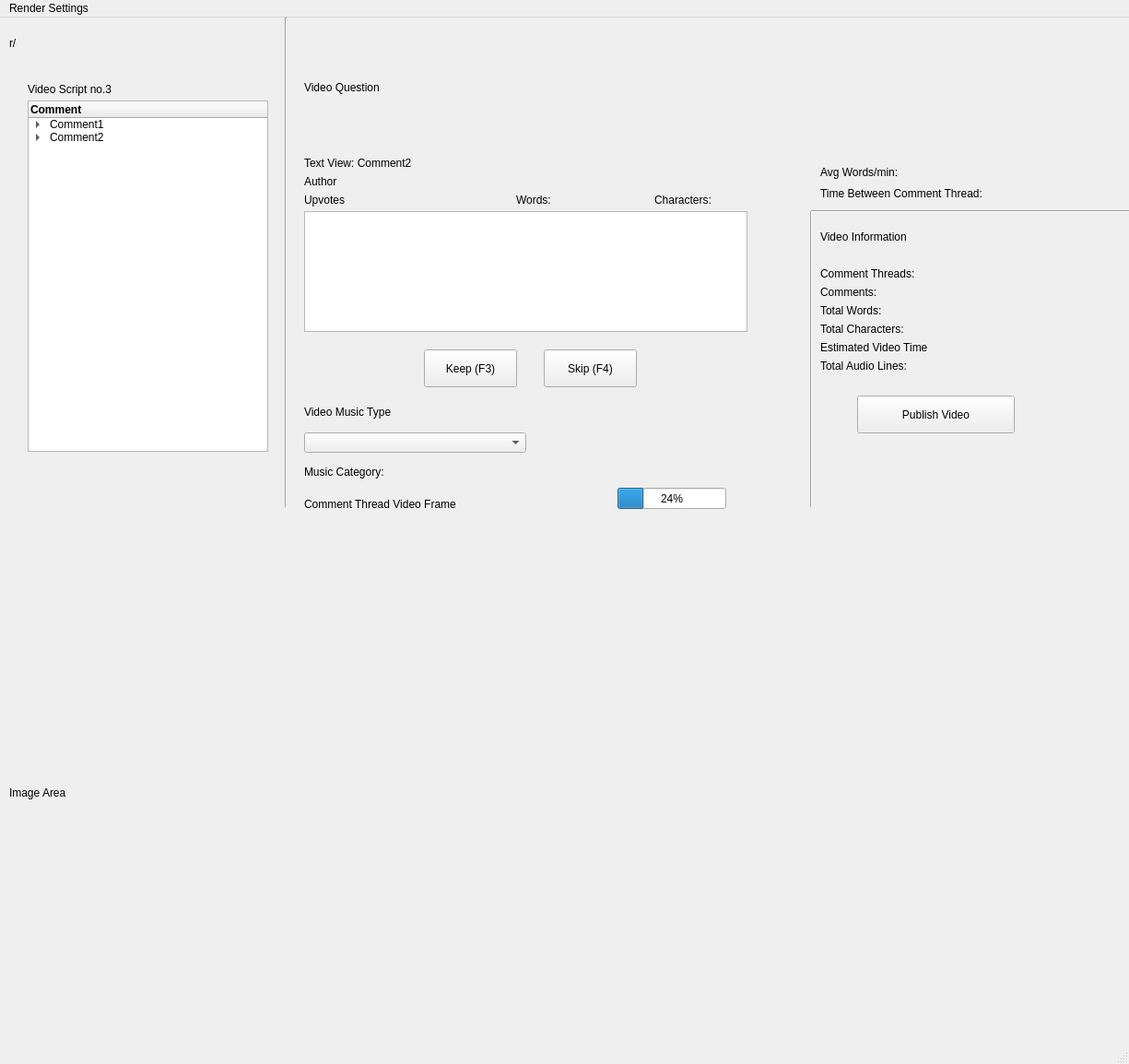
<?xml version="1.0" encoding="UTF-8"?>
<ui version="4.0">
 <class>MainWindow</class>
 <widget class="QMainWindow" name="MainWindow">
  <property name="geometry">
   <rect>
    <x>0</x>
    <y>0</y>
    <width>1225</width>
    <height>1154</height>
   </rect>
  </property>
  <property name="windowTitle">
   <string>MainWindow</string>
  </property>
  <widget class="QWidget" name="centralwidget">
   <widget class="QTreeWidget" name="treeWidget">
    <property name="geometry">
     <rect>
      <x>30</x>
      <y>90</y>
      <width>261</width>
      <height>381</height>
     </rect>
    </property>
    <column>
     <property name="text">
      <string>Comment</string>
     </property>
     <property name="font">
      <font>
       <weight>75</weight>
       <bold>true</bold>
      </font>
     </property>
    </column>
    <item>
     <property name="text">
      <string>Comment1</string>
     </property>
     <item>
      <property name="text">
       <string>Reply1</string>
      </property>
      <property name="statusTip">
       <string/>
      </property>
     </item>
     <item>
      <property name="text">
       <string>Reply2</string>
      </property>
     </item>
     <item>
      <property name="text">
       <string>Reply3</string>
      </property>
     </item>
    </item>
    <item>
     <property name="text">
      <string>Comment2</string>
     </property>
     <item>
      <property name="text">
       <string>Reply1</string>
      </property>
     </item>
     <item>
      <property name="text">
       <string>Reply2</string>
      </property>
     </item>
     <item>
      <property name="text">
       <string>Reply3</string>
      </property>
     </item>
    </item>
   </widget>
   <widget class="QTextEdit" name="commentDisplay">
    <property name="geometry">
     <rect>
      <x>330</x>
      <y>210</y>
      <width>481</width>
      <height>131</height>
     </rect>
    </property>
   </widget>
   <widget class="QLabel" name="label">
    <property name="geometry">
     <rect>
      <x>30</x>
      <y>70</y>
      <width>251</width>
      <height>16</height>
     </rect>
    </property>
    <property name="text">
     <string>Video Script no.3</string>
    </property>
   </widget>
   <widget class="QLabel" name="textView">
    <property name="geometry">
     <rect>
      <x>330</x>
      <y>150</y>
      <width>251</width>
      <height>16</height>
     </rect>
    </property>
    <property name="text">
     <string>Text View: Comment2</string>
    </property>
   </widget>
   <widget class="QLabel" name="label_3">
    <property name="geometry">
     <rect>
      <x>330</x>
      <y>520</y>
      <width>261</width>
      <height>16</height>
     </rect>
    </property>
    <property name="text">
     <string>Comment Thread Video Frame</string>
    </property>
   </widget>
   <widget class="QPushButton" name="keep">
    <property name="geometry">
     <rect>
      <x>460</x>
      <y>360</y>
      <width>101</width>
      <height>41</height>
     </rect>
    </property>
    <property name="text">
     <string>Keep (F3)</string>
    </property>
   </widget>
   <widget class="QPushButton" name="skip">
    <property name="geometry">
     <rect>
      <x>590</x>
      <y>360</y>
      <width>101</width>
      <height>41</height>
     </rect>
    </property>
    <property name="text">
     <string>Skip (F4)</string>
    </property>
   </widget>
   <widget class="QLabel" name="estvidtime">
    <property name="geometry">
     <rect>
      <x>890</x>
      <y>350</y>
      <width>331</width>
      <height>16</height>
     </rect>
    </property>
    <property name="text">
     <string>Estimated Video Time</string>
    </property>
   </widget>
   <widget class="QLabel" name="totalaudiolines">
    <property name="geometry">
     <rect>
      <x>890</x>
      <y>370</y>
      <width>301</width>
      <height>16</height>
     </rect>
    </property>
    <property name="text">
     <string>Total Audio Lines:</string>
    </property>
   </widget>
   <widget class="Line" name="line">
    <property name="geometry">
     <rect>
      <x>870</x>
      <y>210</y>
      <width>20</width>
      <height>321</height>
     </rect>
    </property>
    <property name="orientation">
     <enum>Qt::Vertical</enum>
    </property>
   </widget>
   <widget class="QLabel" name="author">
    <property name="geometry">
     <rect>
      <x>330</x>
      <y>170</y>
      <width>241</width>
      <height>16</height>
     </rect>
    </property>
    <property name="text">
     <string>Author</string>
    </property>
   </widget>
   <widget class="QLabel" name="upvotes">
    <property name="geometry">
     <rect>
      <x>330</x>
      <y>190</y>
      <width>221</width>
      <height>16</height>
     </rect>
    </property>
    <property name="text">
     <string>Upvotes</string>
    </property>
   </widget>
   <widget class="QLabel" name="avgwordsmin">
    <property name="geometry">
     <rect>
      <x>890</x>
      <y>160</y>
      <width>271</width>
      <height>16</height>
     </rect>
    </property>
    <property name="text">
     <string>Avg Words/min: </string>
    </property>
   </widget>
   <widget class="QLabel" name="commentthreads">
    <property name="geometry">
     <rect>
      <x>890</x>
      <y>270</y>
      <width>301</width>
      <height>16</height>
     </rect>
    </property>
    <property name="text">
     <string>Comment Threads:</string>
    </property>
   </widget>
   <widget class="QLabel" name="timebetweencommentthread">
    <property name="geometry">
     <rect>
      <x>890</x>
      <y>180</y>
      <width>361</width>
      <height>21</height>
     </rect>
    </property>
    <property name="text">
     <string>Time Between Comment Thread:</string>
    </property>
   </widget>
   <widget class="Line" name="line_2">
    <property name="geometry">
     <rect>
      <x>880</x>
      <y>200</y>
      <width>361</width>
      <height>21</height>
     </rect>
    </property>
    <property name="orientation">
     <enum>Qt::Horizontal</enum>
    </property>
   </widget>
   <widget class="QLabel" name="label_12">
    <property name="geometry">
     <rect>
      <x>890</x>
      <y>230</y>
      <width>141</width>
      <height>16</height>
     </rect>
    </property>
    <property name="text">
     <string>Video Information</string>
    </property>
   </widget>
   <widget class="QLabel" name="videoquestion">
    <property name="geometry">
     <rect>
      <x>330</x>
      <y>10</y>
      <width>811</width>
      <height>131</height>
     </rect>
    </property>
    <property name="text">
     <string>Video Question</string>
    </property>
    <property name="wordWrap">
     <bool>true</bool>
    </property>
   </widget>
   <widget class="Line" name="line_3">
    <property name="geometry">
     <rect>
      <x>300</x>
      <y>0</y>
      <width>20</width>
      <height>531</height>
     </rect>
    </property>
    <property name="orientation">
     <enum>Qt::Vertical</enum>
    </property>
   </widget>
   <widget class="QLabel" name="wordscomment">
    <property name="geometry">
     <rect>
      <x>560</x>
      <y>190</y>
      <width>161</width>
      <height>16</height>
     </rect>
    </property>
    <property name="text">
     <string>Words:</string>
    </property>
   </widget>
   <widget class="QLabel" name="subreddit">
    <property name="geometry">
     <rect>
      <x>10</x>
      <y>20</y>
      <width>361</width>
      <height>16</height>
     </rect>
    </property>
    <property name="text">
     <string>r/</string>
    </property>
   </widget>
   <widget class="QLabel" name="commentamount">
    <property name="geometry">
     <rect>
      <x>890</x>
      <y>290</y>
      <width>311</width>
      <height>16</height>
     </rect>
    </property>
    <property name="text">
     <string>Comments:</string>
    </property>
   </widget>
   <widget class="QLabel" name="totalwords">
    <property name="geometry">
     <rect>
      <x>890</x>
      <y>310</y>
      <width>301</width>
      <height>16</height>
     </rect>
    </property>
    <property name="text">
     <string>Total Words:</string>
    </property>
   </widget>
   <widget class="QPushButton" name="publish">
    <property name="geometry">
     <rect>
      <x>930</x>
      <y>410</y>
      <width>171</width>
      <height>41</height>
     </rect>
    </property>
    <property name="text">
     <string>Publish Video</string>
    </property>
   </widget>
   <widget class="QLabel" name="imageArea">
    <property name="geometry">
     <rect>
      <x>10</x>
      <y>570</y>
      <width>1201</width>
      <height>541</height>
     </rect>
    </property>
    <property name="text">
     <string>Image Area</string>
    </property>
   </widget>
   <widget class="QLabel" name="musicCat">
    <property name="geometry">
     <rect>
      <x>330</x>
      <y>483</y>
      <width>231</width>
      <height>20</height>
     </rect>
    </property>
    <property name="text">
     <string>Music Category:</string>
    </property>
   </widget>
   <widget class="QLabel" name="totalcharacters">
    <property name="geometry">
     <rect>
      <x>890</x>
      <y>330</y>
      <width>301</width>
      <height>16</height>
     </rect>
    </property>
    <property name="text">
     <string>Total Characters:</string>
    </property>
   </widget>
   <widget class="QLabel" name="characterscomment">
    <property name="geometry">
     <rect>
      <x>710</x>
      <y>190</y>
      <width>161</width>
      <height>16</height>
     </rect>
    </property>
    <property name="text">
     <string>Characters:</string>
    </property>
   </widget>
   <widget class="QProgressBar" name="progressBar">
    <property name="geometry">
     <rect>
      <x>670</x>
      <y>510</y>
      <width>118</width>
      <height>23</height>
     </rect>
    </property>
    <property name="value">
     <number>24</number>
    </property>
   </widget>
   <widget class="QLabel" name="label_2">
    <property name="geometry">
     <rect>
      <x>330</x>
      <y>420</y>
      <width>271</width>
      <height>16</height>
     </rect>
    </property>
    <property name="text">
     <string>Video Music Type</string>
    </property>
   </widget>
   <widget class="QComboBox" name="musicTypes">
    <property name="geometry">
     <rect>
      <x>330</x>
      <y>450</y>
      <width>241</width>
      <height>22</height>
     </rect>
    </property>
   </widget>
  </widget>
  <widget class="QMenuBar" name="menubar">
   <property name="geometry">
    <rect>
     <x>0</x>
     <y>0</y>
     <width>1225</width>
     <height>21</height>
    </rect>
   </property>
   <widget class="QMenu" name="menuRender_Settings">
    <property name="title">
     <string>Render Settings</string>
    </property>
    <addaction name="editrendervalues"/>
    <addaction name="nightmode"/>
   </widget>
   <addaction name="menuRender_Settings"/>
  </widget>
  <widget class="QStatusBar" name="statusbar"/>
  <action name="editrendervalues">
   <property name="text">
    <string>Edit Global Values</string>
   </property>
  </action>
  <action name="nightmode">
   <property name="text">
    <string>Toggle Night Mode</string>
   </property>
  </action>
 </widget>
 <resources/>
 <connections/>
</ui>
